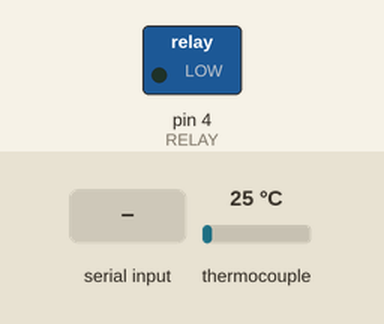
Simulated run of this sketch. Board: Arduino Uno, built with avr-gcc and run on an emulated ATmega328P. Shown: switched loads named in the sketch (green lamp = pin HIGH). Dashed ring = blinking. Inputs (shaded band) come from the test bench; at power-on: thermocouple 25 °C.

Above: at 2.2 s.
2.3 s: thermocouple set to 21 °C
At 4.01 s:
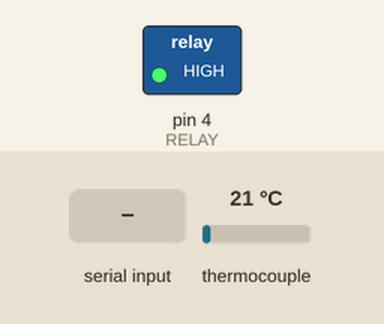
7.0 s: "ON\n" received over Serial
At 7.3 s:
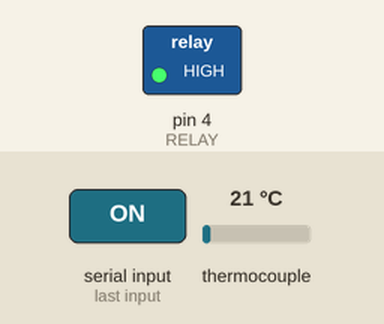
8.5 s: "OFF\n" received over Serial
At 9.8 s:
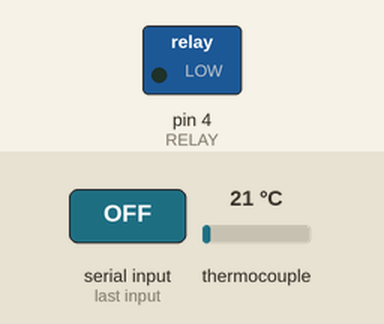
Timing chart, 0 to 11.0 s (numbered marks = the images above; inputs shaded):
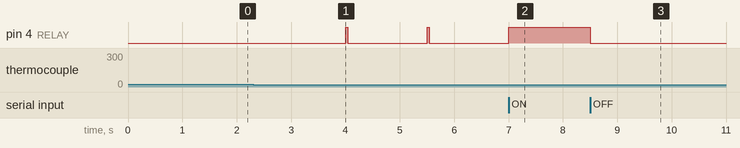

The sketch:

BulbHeaterMCX.ino
```cpp
#include <SPI.h>
#include <PID_v1.h>
#include <max6675.h>

#define MAX6675_CONV_TIME 300 // [ms] convertion time (see MAX6675 Datasheet)
#define MAX6675_CS   10
#define MAX6675_SO   12
#define MAX6675_SCK  13
#define RELAY 4
#define MAX_TEMP_READ_ATTEMPT 100

#define TEMP_LIMIT 1100         // [C°] Temperature threshold limit
#define PERIOD 1500             // [ms] PID Output (PWM) period


MAX6675 thermocouple(MAX6675_SCK, MAX6675_CS, MAX6675_SO);
String cmd = "";

bool pid_ena = true;

//Define Variables we'll be connecting to
double Setpoint, Input, Output;

//Specify the links and initial tuning parameters
double Kp = 10, Ki = 0.3, Kd = 0;

//Specify the links and initial tuning parameters
PID ovenPID(&Input, &Output, &Setpoint, Kp, Ki, Kd, DIRECT);

unsigned long start = 0;
unsigned long last_read_time = 0;
unsigned long windowStartTime = 0;
unsigned int i = 0;
unsigned long uptime = 0;

double temperature = 0.0;
double temperature_tmp = 0.0;

void setup()
{
  delay(1000);
  Serial.begin(19200);

  //Configure pin mode
  pinMode(RELAY, OUTPUT);
  pinMode(MAX6675_CS, OUTPUT);
  pinMode(MAX6675_SO, INPUT);
  pinMode(MAX6675_SCK, OUTPUT);

  start = millis();
  windowStartTime = start;
  last_read_time =  start;

  temperature_tmp = thermocouple.readCelsius();
  i = 0;
  while ((isnan(temperature_tmp) or temperature_tmp <= 0.0) and i < MAX_TEMP_READ_ATTEMPT) {
    delay(300);
    temperature_tmp = thermocouple.readCelsius();
    i++;
  }

  temperature = temperature_tmp;
  Setpoint = temperature_tmp;

  pid_ena = true;
  ovenPID.SetOutputLimits(0, PERIOD);
  ovenPID.SetMode(AUTOMATIC);

}

void loop() {

  // Temperature acquisition
  if (millis() - last_read_time > MAX6675_CONV_TIME) {
    temperature_tmp = thermocouple.readCelsius();
    if (isnan(temperature_tmp) or temperature_tmp == 0.0) {}
    else {
      temperature = temperature_tmp;
    }
    last_read_time = millis();
  }

  // !!! ALERT Safety condition are commented !!!
  // Safety
  //if (temperature > TEMP_LIMIT and digitalRead(RELAY) == HIGH) {
  //  pid_ena = false;
  //  digitalWrite(RELAY, LOW);
  //}
  //else
  //{

    // Check serial connection
    if (Serial)
    {
      // Check serial input
      if (Serial.available() > 0)
      {
        cmd = Serial.readStringUntil('\n');

        // Manual mode ON
        if (cmd == "ON") {
          pid_ena = false;
          digitalWrite(RELAY, HIGH);
        }

        // Manual mode OFF
        else if (cmd == "OFF") {
          pid_ena = false;
          digitalWrite(RELAY, LOW);
        }

        else if (cmd == "READ") {
          Serial.println(temperature);
        }

        // Stop PID
        else if (cmd == "STOP") {
          pid_ena = false;
          digitalWrite(RELAY, LOW);
        }

        // Start PID
        else if (cmd == "START") {
          pid_ena = true;
        }

        // Setpoint configuration
        else if (cmd.substring(0, 8) == "SETPOINT") {
          Setpoint = cmd.substring(9).toDouble();
        }

        // Read Setpoint
        else if (cmd == "READSETPOINT") {
          Serial.println(Setpoint);
        }

        // Read DEBUG
        else if (cmd == "DEBUG") {
          uptime = millis() - start;
          Serial.println("Setpoint: " + String(Setpoint, 2) + "  - Output: " + String(Output, 2) +  "  - PID enable: " + String(pid_ena) + "  - Init temp attempts: " + String(i)  + "  - UpTime: " + String(uptime) + " ms");
        }

        else {
          //TODO
        }

      } // Check serial input

    } // Close check serial connection

    // PID
    if (pid_ena) {

      Input = temperature;
      ovenPID.Compute();

      if (millis() - windowStartTime > PERIOD) {
        //time to shift the Relay Window
        windowStartTime += PERIOD;
      }

      if (Output >= millis() - windowStartTime) {
        digitalWrite(RELAY, HIGH);
      }
      else {
        digitalWrite(RELAY, LOW);
      }
    }
  //}

}
```

Measured:
- the behaviour switches between 25 and 24 °C on thermocouple (found by bisection; images 0 and 1)
- after the input at 2.3 s, pin 4 (RELAY): alternates HIGH for 0.04 s and LOW for 1.5 s, starting after 1.7 s
- after the input at 7.0 s, pin 4 (RELAY): goes on until 7.0 s, then stays HIGH
- after the input at 8.5 s, pin 4 (RELAY): HIGH → LOW at once
